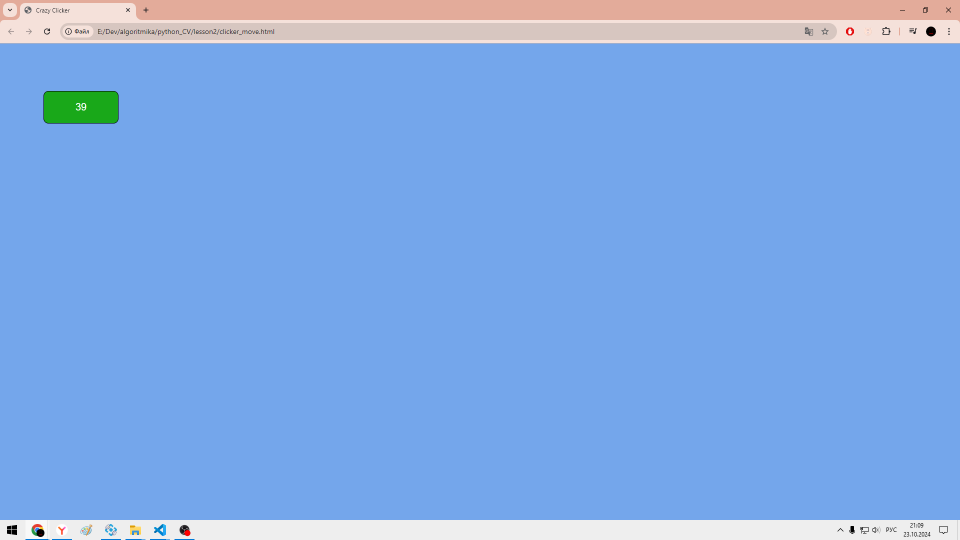
#> input picture lesson2/Screen.png, 1920 x 1080 px (shown at 1/2 size)
$ python part4.py
#> lines starting #> are read from the running program, lines starting #| are printed output that depends on the picture; after the words box and inside, x2 and y2 are one past the last pixel; in counts of white or black regions, pixels touching at a corner belong together
import pyautogui as pag
import cv2
import numpy as np

pag.screenshot('Screen.png')
img = cv2.imread('Screen.png')
#> img is the input picture: shape (1080, 1920, 3); mean B, G, R 229.6, 170.5, 128.6
img = img[0:700,0:700]
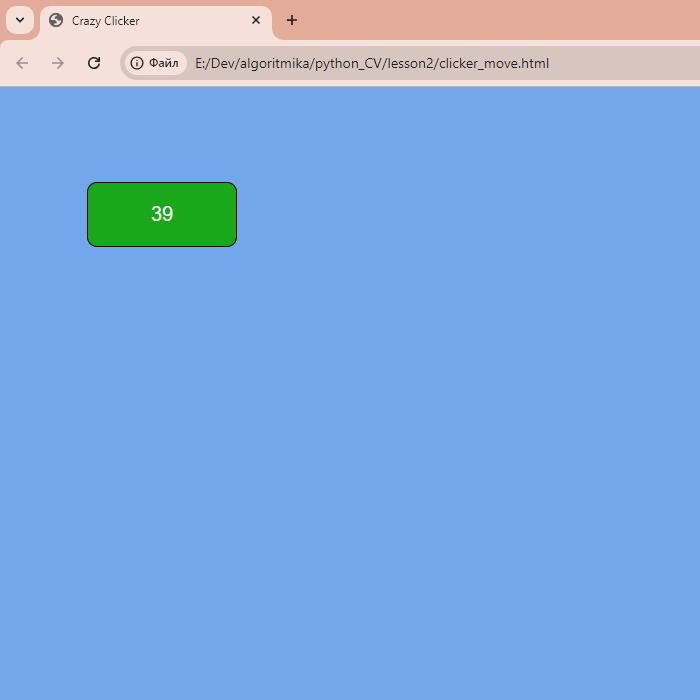
#> img: shape (700, 700, 3); mean B, G, R 224.8, 169.6, 127.9
color = (25,168,25)
mask = cv2.inRange(img,color,color)
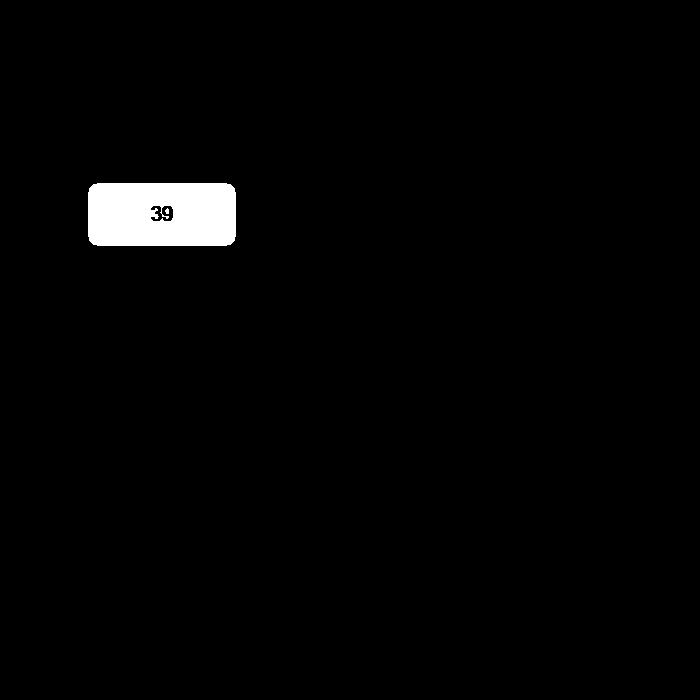
#> mask: shape (700, 700); 1.8% white; 2 white regions (1 under 20 px), largest, box (x1, y1, x2, y2) and area: (88, 183, 236, 246) 8988

cords = np.argwhere(mask == 255)
#> cords = 9006 pairs, first value 183 to 245, second value 88 to 235
pag.click(cords[0][1],cords[0][0])
